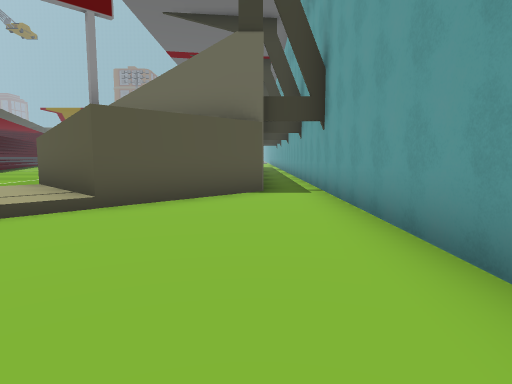
view 1 (above)

13 first-person views from a walk through a scene from a Unity 3-D project. The camera is 1.5 m above the floor, tilts 6° down and sees 75° across. The floor is counted in squares, 2 m on a side. Each view is taken from the middle of a square. On the plan, view 1 faces up. The plan holds only what a view shows up to about 11 squares ahead; the rest is blank. The place goes on beyond the plan. The player character is not drawn.

view 2
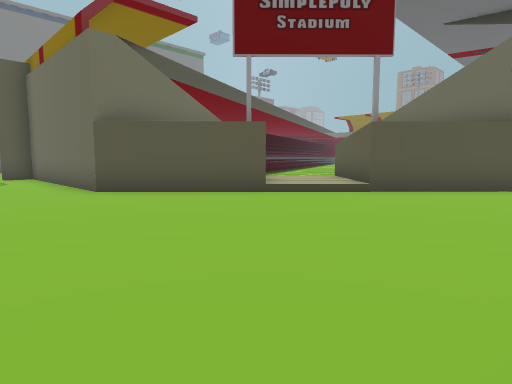

view 3
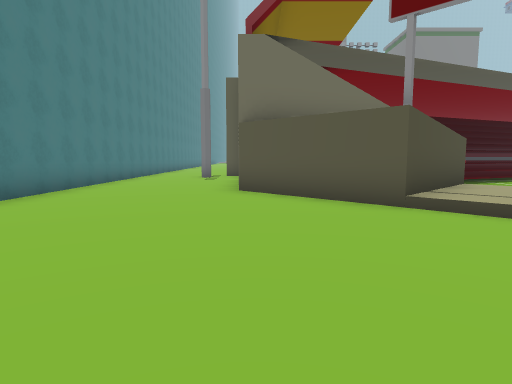

view 4
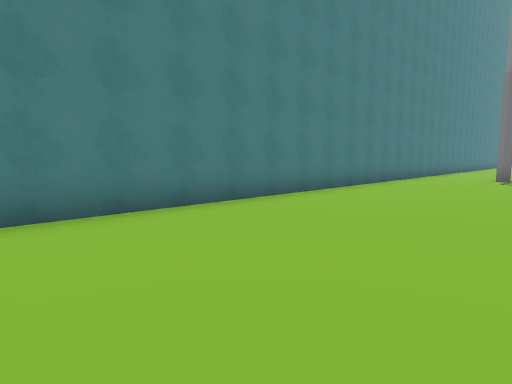

view 5
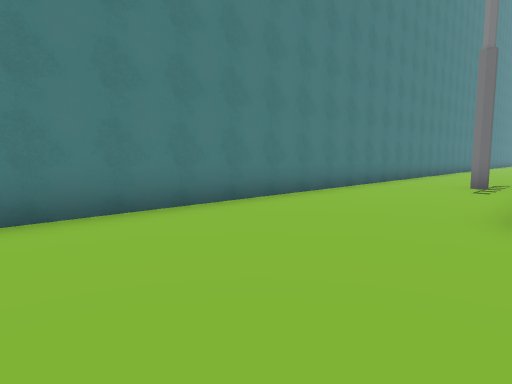

view 6
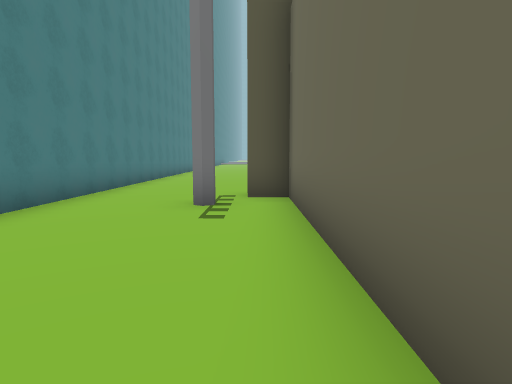

view 7
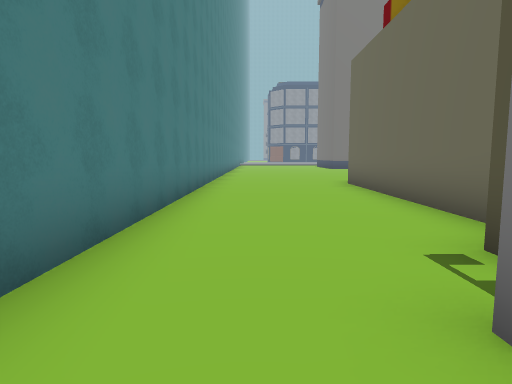

view 8
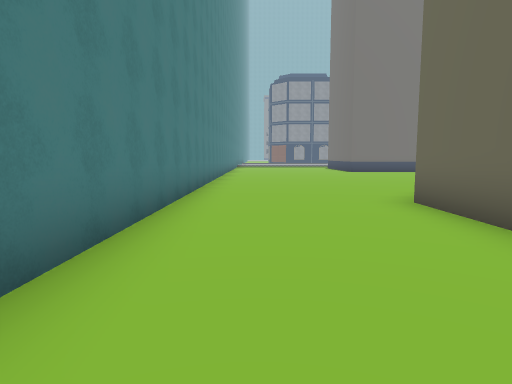

view 9
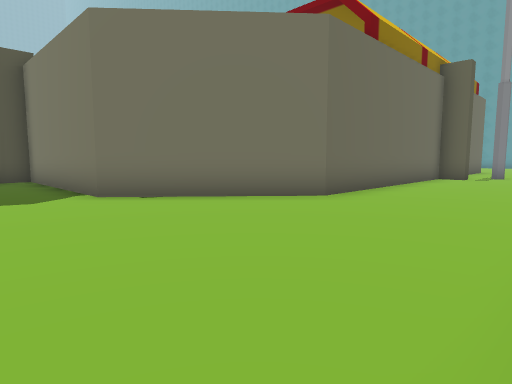

view 10
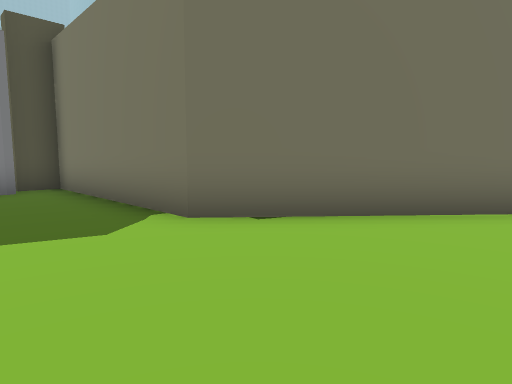

view 11
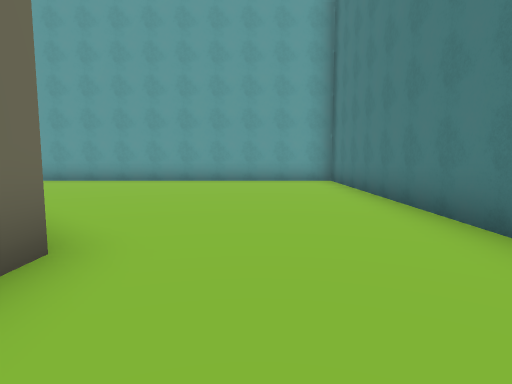

view 12
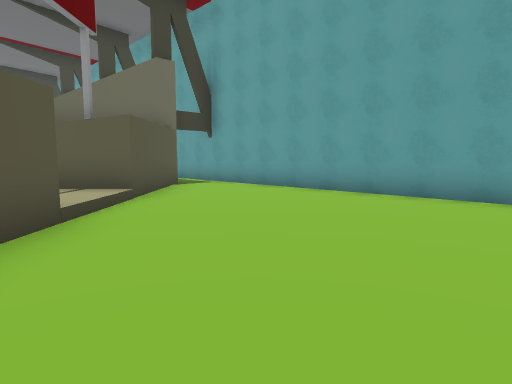

view 13
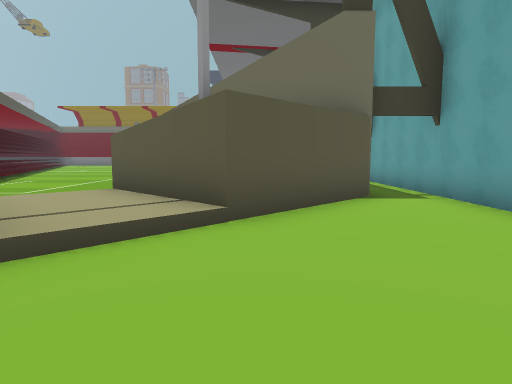

### Floor plan
Key: @ floor where view 1 was taken; # wall or solid block; . main floor; : floor 0.25 m higher than the main floor; / step, stairs or slope; ^ raised ledge.
Columns run from 25 left of view 1 to 2 right of it. Each row starts with its distance up from view 1.
 11                 ^:::      .#
 10                  :::      .#
  9   ##             ::::     .#
  8  #.#              :::     .#
  7  ..#              :::## ##.#
  6  ..#              ^:::###..#
  5  ..#               #:::#...#
  4 ...#               ##:/....#
  3 ...##               ##.....#
  2 ....##             ##......#
  1 .....###############.......#
  0 .............#...........@.#
 -1 ..............#............#
 -2 ...........................#
 -3 ...........................#
 -4 ############################

Positions as (right, up) in squares from view 1, and headings:
1: (0, 0), facing up
2: (1, -2), facing up-left
3: (1, 1), facing left
4: (1, 1), facing down-left
5: (-2, 1), facing down-left
6: (-6, 0), facing left
7: (-10, -2), facing left
8: (-14, -2), facing left
9: (-25, -3), facing up-right
10: (-25, 0), facing up-right
11: (-9, -1), facing right
12: (-5, -1), facing up-right
13: (-2, 1), facing up
